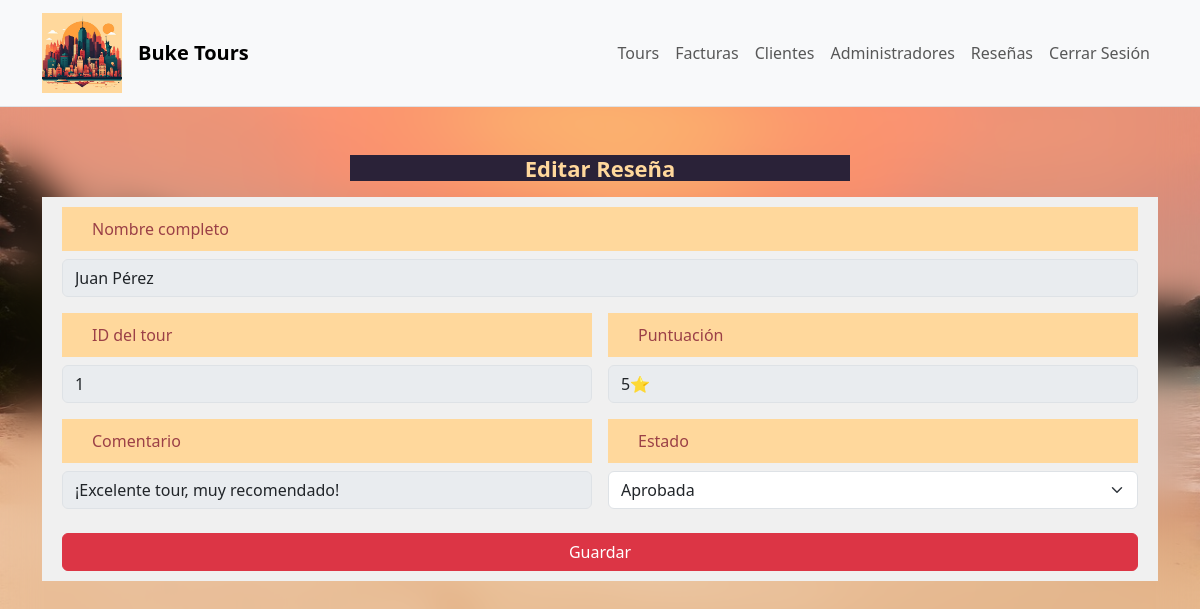
The app's page /admin/reviews/edit.php?id=1 (signed in) with its own data.
### tables this page shows
CREATE TABLE feedback (
  id INT UNSIGNED NOT NULL AUTO_INCREMENT,
  score INT NOT NULL DEFAULT 1,
  tour_id INT UNSIGNED NOT NULL,
  customer_id INT UNSIGNED NOT NULL,
  full_name VARCHAR(200) NOT NULL,
  comment VARCHAR(200) NOT NULL,
  status ENUM('Aprobada','Denegada', 'Pendiente') NOT NULL,
  PRIMARY KEY (id),
   CONSTRAINT fk_feedback_customer_id
    FOREIGN KEY (customer_id)
    REFERENCES customer(id)
    ON DELETE RESTRICT
    ON UPDATE CASCADE,
  CONSTRAINT fk_feedback_tour_id
    FOREIGN KEY (tour_id)
    REFERENCES tour(id)
    ON DELETE RESTRICT
    ON UPDATE CASCADE
);

### admin/reviews/edit.php (the view, shortened to what this page needs)
<?php
$mysqli = openConnection();
$sqlreview = 'SELECT * FROM `feedback` WHERE id = ? LIMIT 1';
$reviews = $mysqli->prepare($sqlreview);
$reviews->bind_param("i", $_GET['id']);
$reviews->execute();
$resultadoreviews = $reviews->get_result();
$reviewseleccionado = $resultadoreviews->fetch_assoc();
$validStatuses = ['Aprobada', 'Denegada', 'Pendiente'];
?>
<!DOCTYPE html>
<html lang="es">
<head>
    <link href="https://cdn.jsdelivr.net/npm/bootstrap@5.3.8/dist/css/bootstrap.min.css" rel="stylesheet" />
    <?php include '../../php/components/admin/styles/admin-common-styles.php'; ?>
</head>
<body>
<?php include '../../php/components/admin/nav-bar-admin.php'; ?>
<div class="container py-4 mt-4">
    <div class="d-flex justify-content-between align-items-center mb-3">
        <h4 class="h4 m-auto titulo px-5">Editar Reseña</h4>
  </div>
    <form id="review-edit-form" novalidate>
        <div class="row g-3">
            <div class="col-12">
                <label for="fullName" class="form-label d-flex text-start"><?php echo $lang['nombre_completo']; ?></label>
                <input id="fullName" name="fullName" type="text" class="form-control" value="<?= htmlspecialchars($reviewseleccionado['full_name'] ?? '')?>" disabled />
            </div>
            <div class="col-12 col-md-6">
                <label for="idTour" class="form-label d-flex text-start">ID del tour</label>
                <input id="idTour" name="idTour" type="text" class="form-control" value="<?= htmlspecialchars($reviewseleccionado['tour_id'] ?? '')?>" disabled />
            </div>
            <div class="col-12 col-md-6">
                <label for="score" class="form-label d-flex text-start">Puntuación</label>
                <input id="score" name="score" type="text" class="form-control" value="<?= htmlspecialchars($reviewseleccionado['score'] ?? '')?>⭐" disabled />
            </div>
            <div class="col-12 col-md-6">
                <label for="comment" class="form-label d-flex text-start">Comentario</label>
                <input id="comment" name="comment" type="text" class="form-control" value="<?= htmlspecialchars($reviewseleccionado['comment'] ?? '')?>" disabled />
            </div>
            <div class="col-12 col-md-6">
                <label for="status" class="form-label d-flex text-start">Estado</label>
                <select id="status" name="status" class="form-select" required>
                    <?php foreach ($validStatuses as $status): ?>
                        <option value="<?php echo $status; ?>"
                            <?php echo ($status === $reviewseleccionado['status']) ? 'selected' : ''; ?>>
                            <?php echo $status; ?>
                        </option>
                    <?php endforeach; ?>
                </select>
            </div>
            <div class="col-12 d-flex justify-content-end pt-2">
                <button
                    type="submit"
                    class="btn btn-danger w-100 px-4"
                    id="btn-save-status" >
                    <?php echo $lang['boton_guardar_cambios'] ?>
                </button>
            </div>
        </div>
    </form>
</div>
</body>
</html>

### assets/css/admin/footer.css (style rules this page uses)
.titulo { color: #ffd89c !important; font-size: 22px; font-weight: bold; width: 100%; margin: 0 auto; background: #2a2238 !important; max-width: 500px; text-align: center; }
body { background: url("/Buke-Tours/assets/img/costa-rica.jpg") no-repeat; background-size: cover; width: 100%; background-attachment: fixed; backdrop-filter: blur(18px); -webkit-backdrop-filter: blur(18px); height: 100vh; }
form, .table-responsive { background: #f0f0f0; padding: 10px 20px; }
form label { background: #ffd89c !important; color:#9b4047; padding: 10px 30px; max-width: none; text-align: start; width: 100%; }
form { background: #4e89d8; }

### records on screen
feedback: fullName "Juan Pérez", idTour "1", score "5⭐", comment "¡Excelente tour, muy recomendado!", status "Aprobada"

### other values on screen
$lang['nombre_completo'] "Nombre completo"
$lang['boton_guardar_cambios'] "Guardar"
